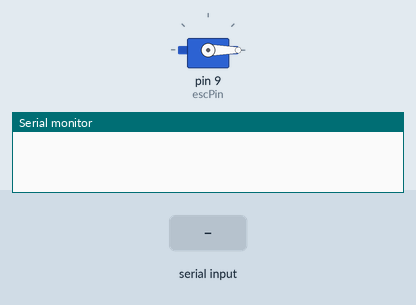
Bench run of a sketch on a simulated Arduino Uno, built with avr-gcc and run on an emulated ATmega328P. Parts: servo, the last lines printed to the serial monitor. Inputs (shaded band) come from the test bench.

Above: at 1.2 s.
1.3 s: "90,45\n" received over Serial
At 1.55 s:
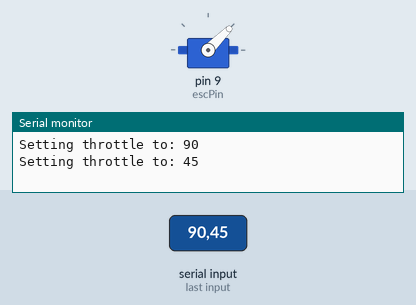
3.3 s: "30,150\n" received over Serial
At 3.7 s:
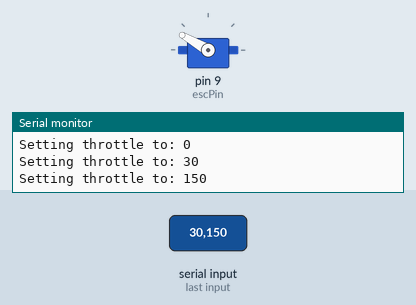
5.3 s: "200\n" received over Serial
At 5.55 s:
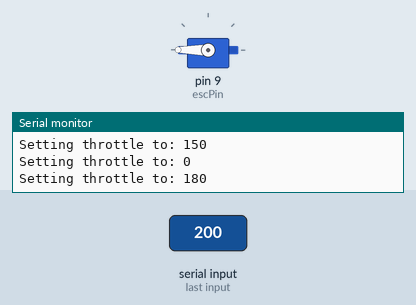
Timing chart, 0 to 8.3 s (numbered marks = the images above; inputs shaded):
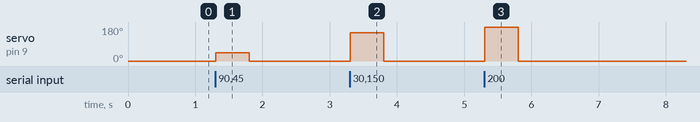

Measured:
- after the input at 1.3 s, servo on pin 9 (escPin): 0° → 45° at once, → 0° 0.50 s later
- after the input at 3.3 s, servo on pin 9 (escPin): 0° → 150° at once, → 0° 0.50 s later
- after the input at 5.3 s, servo on pin 9 (escPin): 0° → 180° at once, → 0° 0.50 s later

The sketch:

motorControl.ino
```cpp
#include <Servo.h>

Servo esc;

int escPin = 9;
int minPulseRate = 1000;
int maxPulseRate = 2000;
int throttleChangeDelay = 100;

void setup() {

  Serial.begin(9600);
  Serial.setTimeout(500);

  // Attach the the servo to the correct pin and set the pulse range
  esc.attach(escPin, minPulseRate, maxPulseRate);
  // Write a minimum value (most ESCs require this correct startup)
  esc.write(0);

}

void loop() {

  // Wait for some input
  if (Serial.available() > 0) {

    // Read the new throttle value
    int throttle = normalizeThrottle( Serial.parseInt() );

    // Print it out
    Serial.print("Setting throttle to: ");
    Serial.println(throttle);

    esc.write(throttle);

  }

}


int readThrottle() {
  int throttle = esc.read();

  Serial.print("Current throttle is: ");
  Serial.println(throttle);

  return throttle;
}

// Ensure the throttle value is between 0 - 180
int normalizeThrottle(int value) {
  if( value < 0 )
    return 0;
  if( value > 180 )
    return 180;
  return value;
}
```
